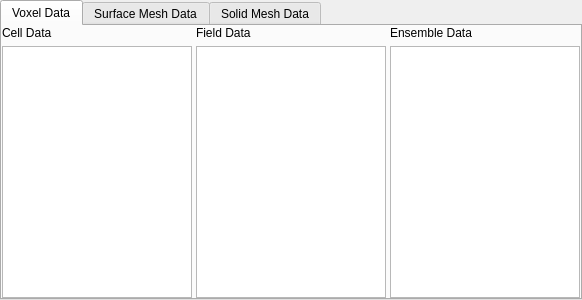
<?xml version="1.0" encoding="UTF-8"?>
<ui version="4.0">
 <class>ArraySelectionWidget</class>
 <widget class="QTabWidget" name="ArraySelectionWidget">
  <property name="geometry">
   <rect>
    <x>0</x>
    <y>0</y>
    <width>582</width>
    <height>300</height>
   </rect>
  </property>
  <property name="minimumSize">
   <size>
    <width>0</width>
    <height>200</height>
   </size>
  </property>
  <property name="windowTitle">
   <string>Form</string>
  </property>
  <property name="currentIndex">
   <number>0</number>
  </property>
  <widget class="QWidget" name="voxel_data">
   <attribute name="title">
    <string>Voxel Data</string>
   </attribute>
   <layout class="QGridLayout" name="gridLayout">
    <property name="horizontalSpacing">
     <number>4</number>
    </property>
    <property name="verticalSpacing">
     <number>6</number>
    </property>
    <property name="margin">
     <number>0</number>
    </property>
    <item row="0" column="0">
     <widget class="QLabel" name="label">
      <property name="text">
       <string>Cell Data</string>
      </property>
     </widget>
    </item>
    <item row="0" column="1">
     <widget class="QLabel" name="label_2">
      <property name="text">
       <string>Field Data</string>
      </property>
     </widget>
    </item>
    <item row="0" column="2">
     <widget class="QLabel" name="label_3">
      <property name="text">
       <string>Ensemble Data</string>
      </property>
     </widget>
    </item>
    <item row="1" column="0">
     <widget class="QListWidget" name="voxelCellArrayList"/>
    </item>
    <item row="1" column="1">
     <widget class="QListWidget" name="voxelFieldArrayList"/>
    </item>
    <item row="1" column="2">
     <widget class="QListWidget" name="voxelEnsembleArrayList"/>
    </item>
   </layout>
  </widget>
  <widget class="QWidget" name="surfacemesh_data">
   <attribute name="title">
    <string>Surface Mesh Data</string>
   </attribute>
   <layout class="QGridLayout" name="gridLayout_2">
    <property name="horizontalSpacing">
     <number>4</number>
    </property>
    <property name="verticalSpacing">
     <number>6</number>
    </property>
    <property name="margin">
     <number>0</number>
    </property>
    <item row="0" column="0">
     <widget class="QLabel" name="label_5">
      <property name="text">
       <string>Vertex Data</string>
      </property>
     </widget>
    </item>
    <item row="0" column="1">
     <widget class="QLabel" name="label_6">
      <property name="text">
       <string>Triangle Data</string>
      </property>
     </widget>
    </item>
    <item row="0" column="2">
     <widget class="QLabel" name="label_7">
      <property name="text">
       <string>Edge Data</string>
      </property>
     </widget>
    </item>
    <item row="1" column="0">
     <widget class="QListWidget" name="surfaceMeshPointArrayList"/>
    </item>
    <item row="1" column="1">
     <widget class="QListWidget" name="surfaceMeshFaceArrayList"/>
    </item>
    <item row="1" column="2">
     <widget class="QListWidget" name="surfaceMeshEdgeArrayList"/>
    </item>
   </layout>
  </widget>
  <widget class="QWidget" name="solidmesh_data">
   <attribute name="title">
    <string>Solid Mesh Data</string>
   </attribute>
   <layout class="QGridLayout" name="gridLayout_3">
    <property name="horizontalSpacing">
     <number>4</number>
    </property>
    <property name="verticalSpacing">
     <number>6</number>
    </property>
    <property name="margin">
     <number>0</number>
    </property>
    <item row="0" column="0">
     <widget class="QLabel" name="label_8">
      <property name="text">
       <string>Vertex Data</string>
      </property>
     </widget>
    </item>
    <item row="0" column="1">
     <widget class="QLabel" name="label_9">
      <property name="text">
       <string>Triangle Data</string>
      </property>
     </widget>
    </item>
    <item row="0" column="2">
     <widget class="QLabel" name="label_10">
      <property name="text">
       <string>Edge Data</string>
      </property>
     </widget>
    </item>
    <item row="1" column="0">
     <widget class="QListWidget" name="solidMeshPointArrayList"/>
    </item>
    <item row="1" column="1">
     <widget class="QListWidget" name="solidMeshFaceArrayList"/>
    </item>
    <item row="1" column="2">
     <widget class="QListWidget" name="solidMeshEdgeArrayList"/>
    </item>
   </layout>
  </widget>
 </widget>
 <resources/>
 <connections/>
</ui>
